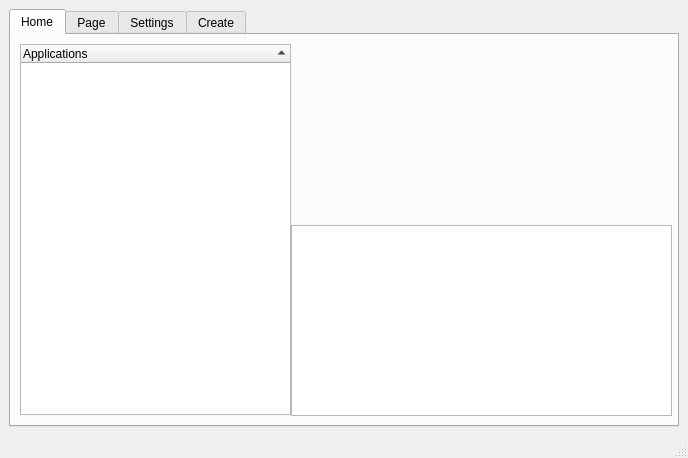
<?xml version="1.0" encoding="UTF-8"?>
<ui version="4.0">
 <class>MainWindow</class>
 <widget class="QMainWindow" name="MainWindow">
  <property name="geometry">
   <rect>
    <x>0</x>
    <y>0</y>
    <width>688</width>
    <height>458</height>
   </rect>
  </property>
  <property name="windowTitle">
   <string>AppAdder</string>
  </property>
  <widget class="QWidget" name="centralwidget">
   <layout class="QGridLayout" name="gridLayout_2">
    <item row="0" column="0">
     <widget class="QTabWidget" name="homeView">
      <property name="enabled">
       <bool>true</bool>
      </property>
      <property name="currentIndex">
       <number>0</number>
      </property>
      <widget class="QWidget" name="listTab">
       <attribute name="title">
        <string>Home</string>
       </attribute>
       <widget class="QTreeWidget" name="treeWidget">
        <property name="geometry">
         <rect>
          <x>9</x>
          <y>9</y>
          <width>271</width>
          <height>371</height>
         </rect>
        </property>
        <property name="sortingEnabled">
         <bool>true</bool>
        </property>
        <column>
         <property name="text">
          <string>Applications</string>
         </property>
        </column>
       </widget>
       <widget class="QPlainTextEdit" name="appDetailsBox">
        <property name="geometry">
         <rect>
          <x>280</x>
          <y>190</y>
          <width>381</width>
          <height>191</height>
         </rect>
        </property>
       </widget>
       <widget class="QLabel" name="appIcon">
        <property name="geometry">
         <rect>
          <x>290</x>
          <y>10</y>
          <width>61</width>
          <height>61</height>
         </rect>
        </property>
        <property name="font">
         <font>
          <stylestrategy>PreferDefault</stylestrategy>
         </font>
        </property>
        <property name="text">
         <string/>
        </property>
       </widget>
       <widget class="QLabel" name="appName">
        <property name="geometry">
         <rect>
          <x>290</x>
          <y>90</y>
          <width>371</width>
          <height>41</height>
         </rect>
        </property>
        <property name="font">
         <font>
          <pointsize>14</pointsize>
         </font>
        </property>
        <property name="text">
         <string/>
        </property>
       </widget>
      </widget>
      <widget class="QWidget" name="tab">
       <attribute name="title">
        <string>Page</string>
       </attribute>
      </widget>
      <widget class="QWidget" name="settingsTab">
       <attribute name="title">
        <string>Settings</string>
       </attribute>
      </widget>
      <widget class="QWidget" name="createTab">
       <attribute name="title">
        <string>Create</string>
       </attribute>
       <widget class="QLabel" name="label_3">
        <property name="geometry">
         <rect>
          <x>30</x>
          <y>60</y>
          <width>131</width>
          <height>21</height>
         </rect>
        </property>
        <property name="text">
         <string>App name</string>
        </property>
       </widget>
       <widget class="QLineEdit" name="nameBox">
        <property name="geometry">
         <rect>
          <x>30</x>
          <y>90</y>
          <width>251</width>
          <height>21</height>
         </rect>
        </property>
       </widget>
       <widget class="QLabel" name="label_2">
        <property name="geometry">
         <rect>
          <x>30</x>
          <y>140</y>
          <width>131</width>
          <height>21</height>
         </rect>
        </property>
        <property name="text">
         <string>App/command file</string>
        </property>
       </widget>
       <widget class="QLineEdit" name="appBox">
        <property name="geometry">
         <rect>
          <x>30</x>
          <y>170</y>
          <width>251</width>
          <height>21</height>
         </rect>
        </property>
       </widget>
       <widget class="QPushButton" name="locateApp">
        <property name="geometry">
         <rect>
          <x>290</x>
          <y>170</y>
          <width>41</width>
          <height>21</height>
         </rect>
        </property>
        <property name="text">
         <string>...</string>
        </property>
       </widget>
       <widget class="QLabel" name="label">
        <property name="geometry">
         <rect>
          <x>30</x>
          <y>220</y>
          <width>41</width>
          <height>21</height>
         </rect>
        </property>
        <property name="text">
         <string>Icon</string>
        </property>
       </widget>
       <widget class="QLineEdit" name="iconBox">
        <property name="geometry">
         <rect>
          <x>30</x>
          <y>250</y>
          <width>251</width>
          <height>21</height>
         </rect>
        </property>
        <property name="text">
         <string/>
        </property>
       </widget>
       <widget class="QPushButton" name="locateIcon">
        <property name="geometry">
         <rect>
          <x>290</x>
          <y>250</y>
          <width>41</width>
          <height>21</height>
         </rect>
        </property>
        <property name="text">
         <string>...</string>
        </property>
       </widget>
       <widget class="QLabel" name="iconImage">
        <property name="geometry">
         <rect>
          <x>340</x>
          <y>240</y>
          <width>41</width>
          <height>41</height>
         </rect>
        </property>
        <property name="text">
         <string/>
        </property>
       </widget>
       <widget class="QCheckBox" name="terminalCheckbox">
        <property name="geometry">
         <rect>
          <x>30</x>
          <y>300</y>
          <width>181</width>
          <height>23</height>
         </rect>
        </property>
        <property name="text">
         <string>Open in terminal</string>
        </property>
       </widget>
       <widget class="QDialogButtonBox" name="dialogButtons">
        <property name="geometry">
         <rect>
          <x>490</x>
          <y>350</y>
          <width>166</width>
          <height>25</height>
         </rect>
        </property>
        <property name="standardButtons">
         <set>QDialogButtonBox::Cancel|QDialogButtonBox::Ok</set>
        </property>
       </widget>
      </widget>
     </widget>
    </item>
   </layout>
  </widget>
  <widget class="QStatusBar" name="statusbar"/>
  <action name="actionHome">
   <property name="text">
    <string>Home</string>
   </property>
  </action>
 </widget>
 <tabstops>
  <tabstop>nameBox</tabstop>
  <tabstop>appBox</tabstop>
  <tabstop>locateApp</tabstop>
  <tabstop>iconBox</tabstop>
  <tabstop>locateIcon</tabstop>
  <tabstop>terminalCheckbox</tabstop>
 </tabstops>
 <resources/>
 <connections/>
</ui>
